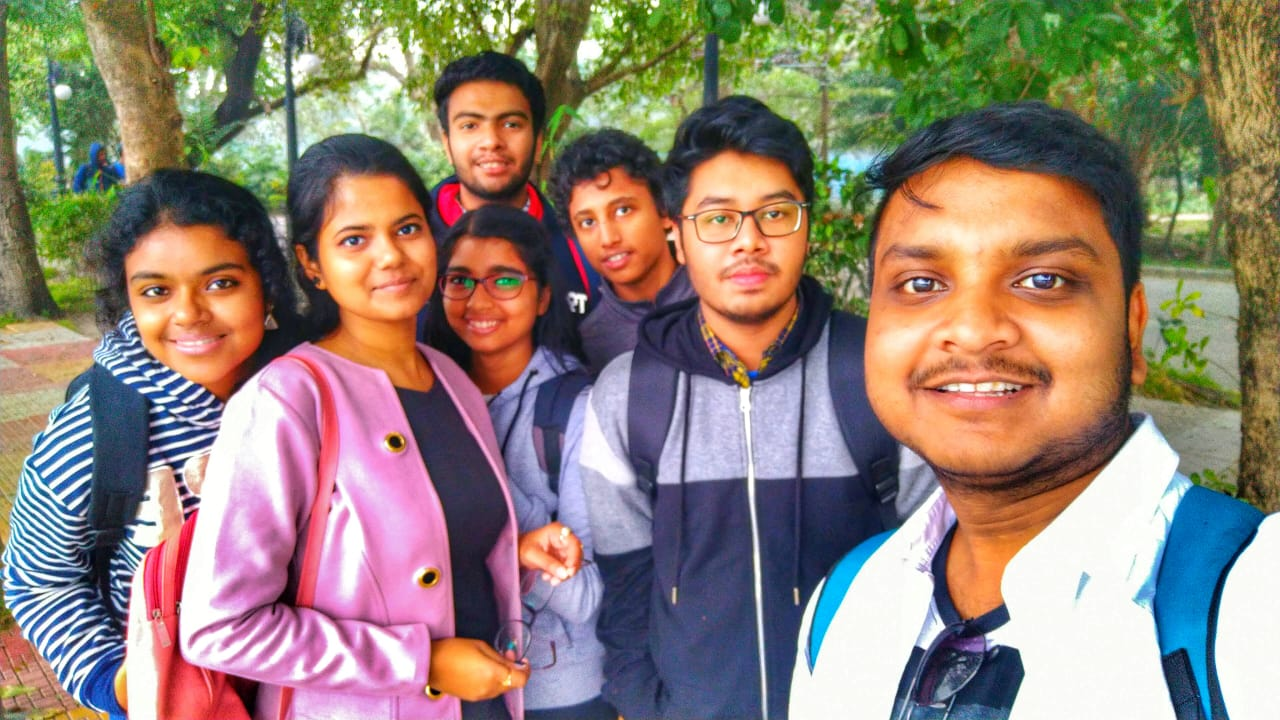
#> input picture Group_img.jpeg, 1280 x 720 px
$ python Multiple_Face_Detection.py
#> lines starting #> are read from the running program, lines starting #| are printed output that depends on the picture; after the words box and inside, x2 and y2 are one past the last pixel; in counts of white or black regions, pixels touching at a corner belong together
import cv2
from random import randrange

#load some pre-trained data
trained_face_data = cv2.CascadeClassifier(cv2.data.haarcascades + 'haarcascade_frontalface_default.xml')

#read an image(chosen)
img = cv2.imread('Group_img.jpeg')
#> img is the input picture: shape (720, 1280, 3); mean B, G, R 116.9, 129.8, 144.8

#grey-scaling the image
gr_img = cv2.cvtColor(img,cv2.COLOR_BGR2GRAY)
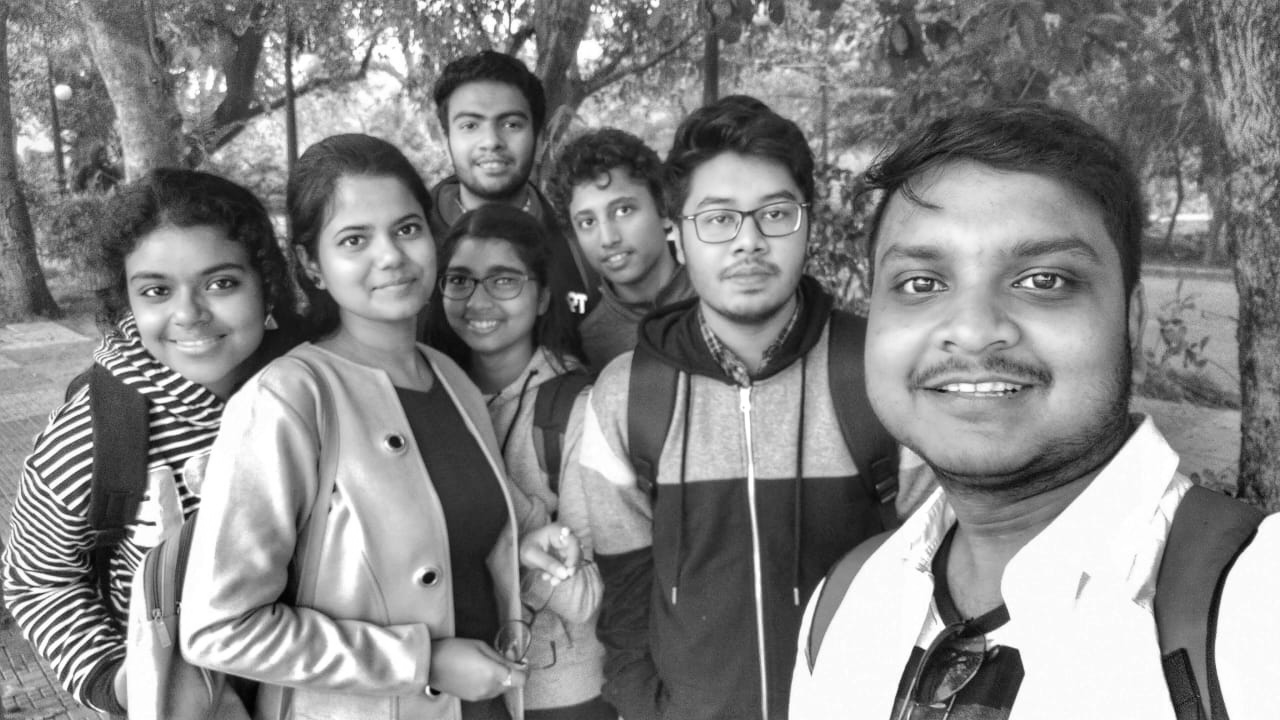
#> gr_img: shape (720, 1280); min 1, max 255, mean 132.8

#detect the coordinates of the faces
face_coordinates = trained_face_data.detectMultiScale(gr_img)
#> face_coordinates = [[7, 115, 51, 51], [35, 252, 57, 57], [128, 500, 62, 62], [439, 82, 104, 104], [52, 155, 79, 79], [557, 176, 100, 100], [427, 236, 112, 112], [1129, 239, 98, 98], [312, 182, 137, 137], [664, 153, 161, 161], [107, 222, 161, 161], [825, 157, 312, 312]]
print(face_coordinates)
#| [[   7  115   51   51]
#|  [  35  252   57   57]
#|  [ 128  500   62   62]
#|  [ 439   82  104  104]
#|  [  52  155   79   79]
#|  [ 557  176  100  100]
#|  [ 427  236  112  112]
#|  [1129  239   98   98]
#|  [ 312  182  137  137]
#|  [ 664  153  161  161]
#|  [ 107  222  161  161]
#|  [ 825  157  312  312]]

# marking(here rectangle) the faces
for (x,y,w,h) in face_coordinates:
    cv2.rectangle(img,(x,y),(x+w,y+h),(randrange(256),randrange(256),randrange(256)),2)
#> this loop made 12 passes
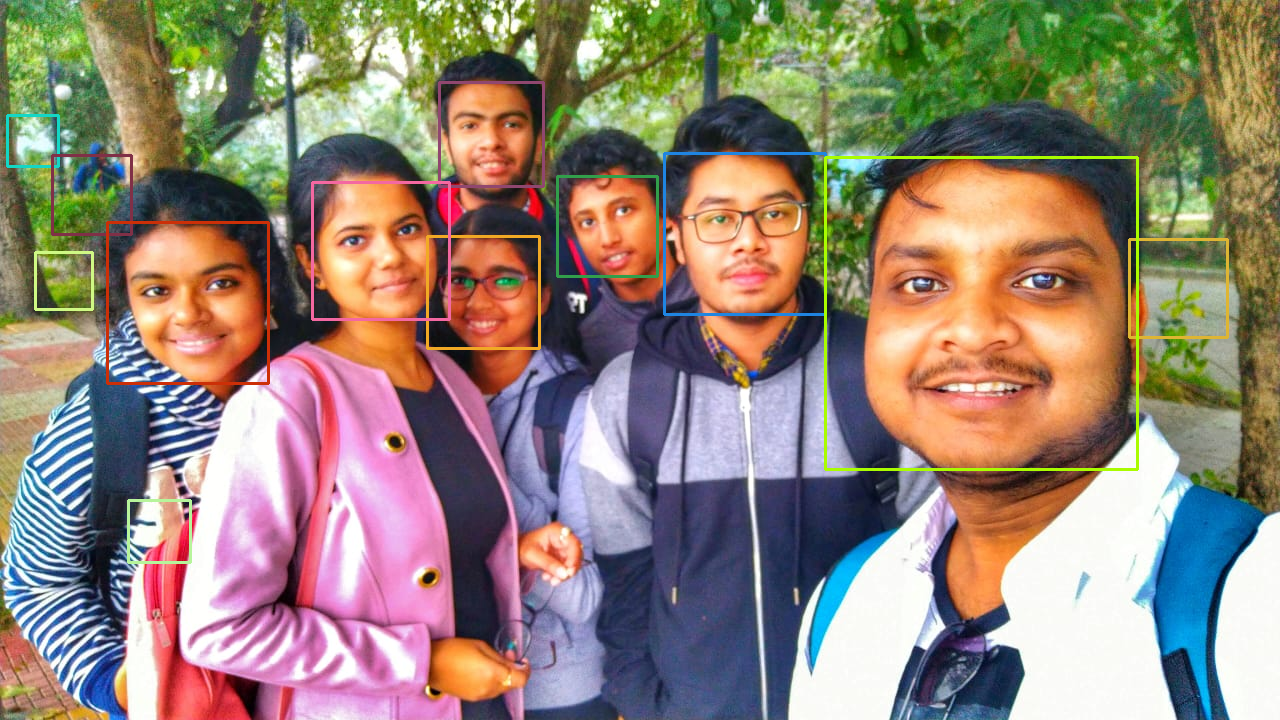
#> img: shape (720, 1280, 3); 1.8% of pixels changed, all inside (x1, y1, x2, y2) = (6, 81, 1229, 564)

#display the images
cv2.imshow('face',img)
cv2.waitKey()

print('Hello')

$ run again, with GrpImg.jpg copied over Group_img.jpeg
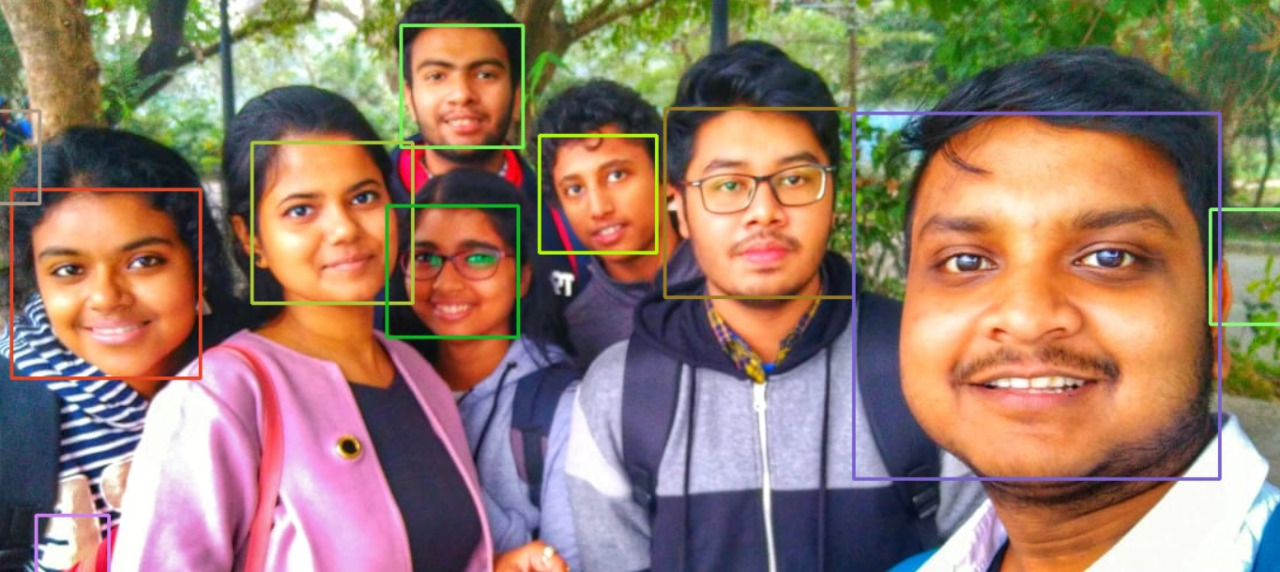
#> input picture GrpImg.jpg, 1280 x 572 px
#> img is the input picture: shape (572, 1280, 3); mean B, G, R 107, 122.7, 148.2
#> `gr_img = cv2.cvtColor(img,cv2.COLOR_BGR2GRAY)`:
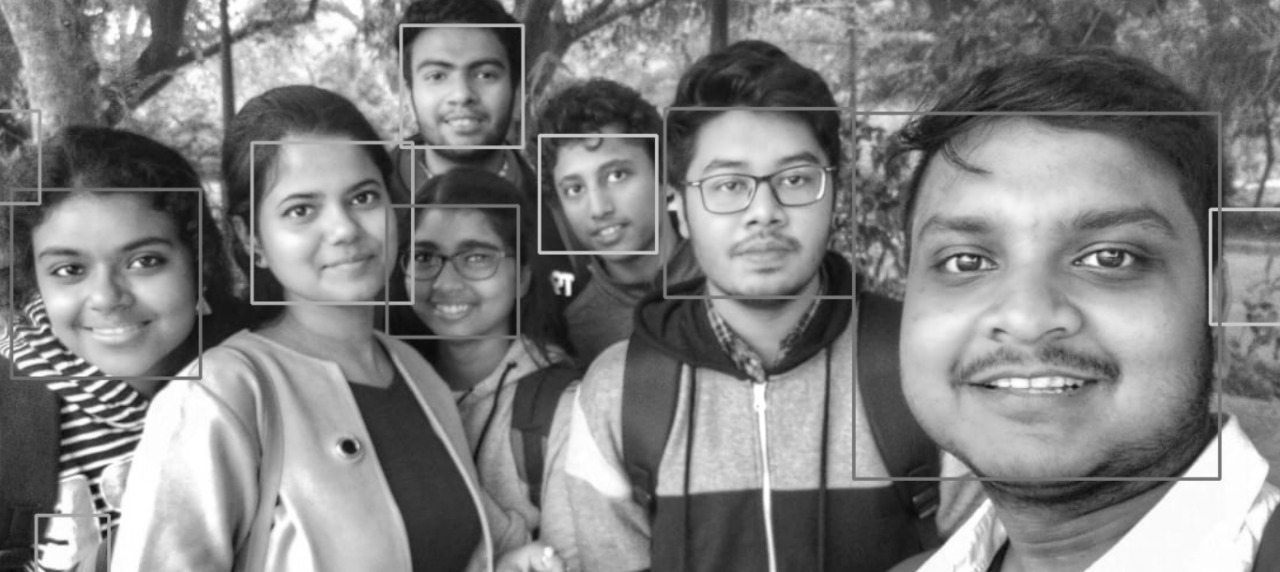
#> gr_img: shape (572, 1280); min 9, max 255, mean 128.5
#> face_coordinates = [[401, 26, 121, 121], [539, 138, 109, 109], [390, 206, 129, 129], [253, 146, 155, 155], [666, 108, 189, 189], [18, 193, 180, 180], [854, 119, 364, 364]]
#| [[401  26 121 121]
#|  [539 138 109 109]
#|  [390 206 129 129]
#|  [253 146 155 155]
#|  [666 108 189 189]
#|  [ 18 193 180 180]
#> (further printed lines are left out)
#> the loop `for (x,y,w,h) in face_coordinates:` made 7 passes
#> after the loop `for (x,y,w,h) in face_coordinates:`:
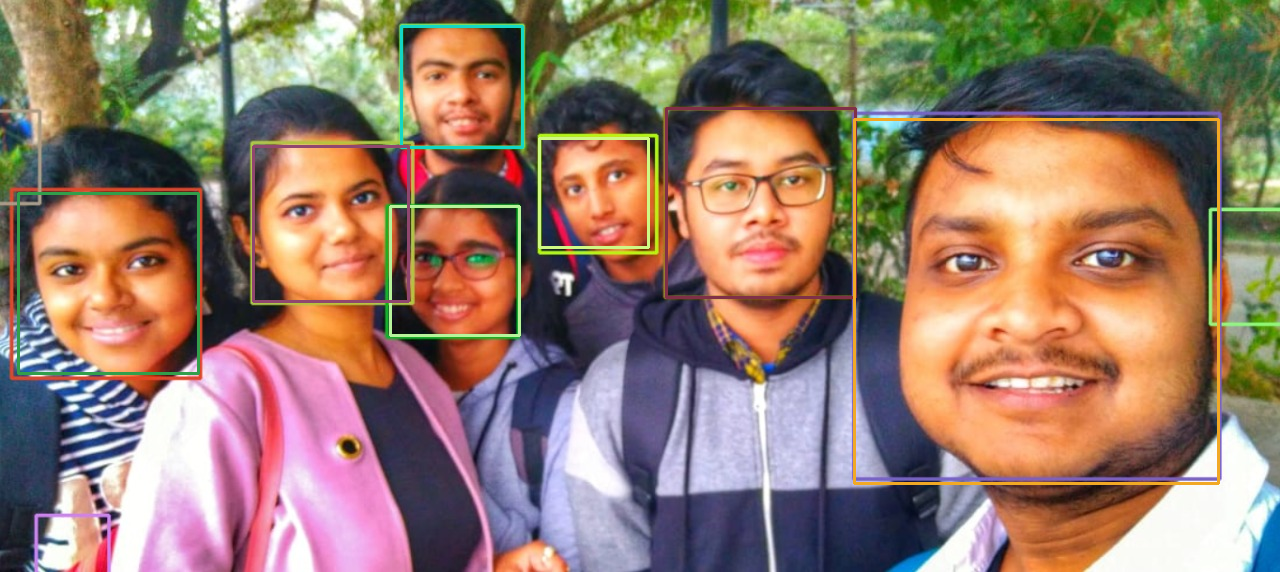
#> img: shape (572, 1280, 3); 1.98% of pixels changed, all inside (x1, y1, x2, y2) = (17, 25, 1220, 485)
